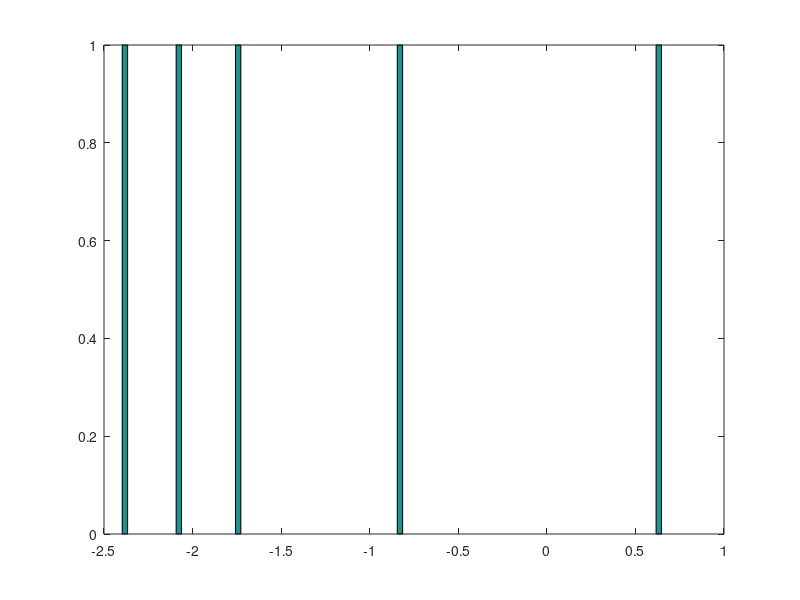

Here is the MATLAB script that generated this plot: (Note: this script raises an error after producing the figure.)
clear;
n = input('Please enter the number of samples: ');
X = [];               % X stores the sample outcomes

for i = 1:n
    % Generate random number in [-3,2] and store in X
    X = [X 5*rand() - 3];   
end

hist(X,100);

disp(['The sample mean is: ',num2str(mean(X))]);
disp(['The sample variance is: ',num2str(var(X))]);

M = sort(bootstrp(n,@mean,X));
S = sort(bootstrp(n,@std,X));

% Get index of 2.5% point and 97.5% point
disp(['The bootstrap confidence interval for sample mean is: [',...
    num2str(M(round(n*0.025))),',',num2str(M(round(n*0.975))),']']);
disp(['The bootstrap confidence interval ',...
    'for sample standard deviation is: [',...
    num2str(S(round(n*0.025))),',',num2str(S(round(n*0.975))),']']);
